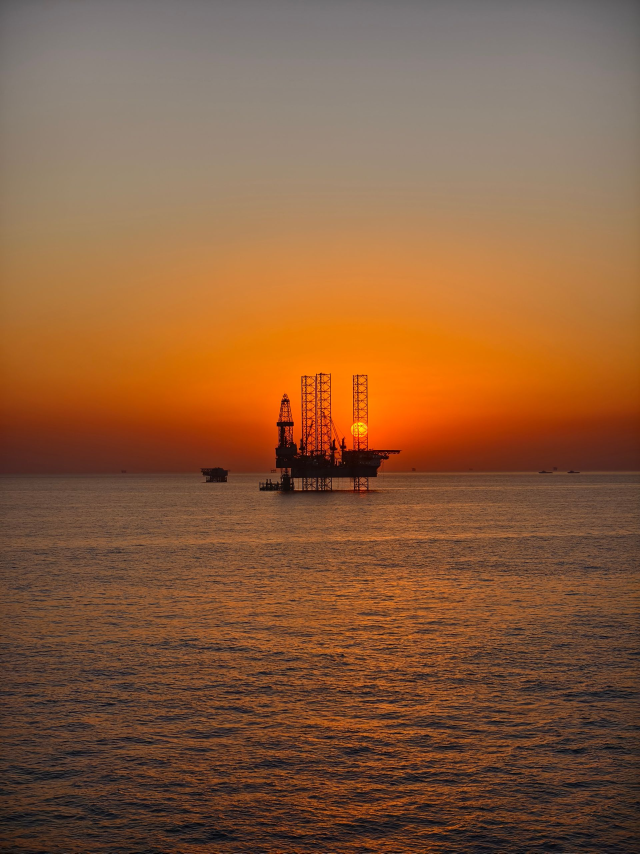
#> input picture assets/img/hero-offshore.jpg, 1920 x 2560 px (shown at 1/3 size)
$ python prepare-images.py
#> lines starting #> are read from the running program, lines starting #| are printed output that depends on the picture
"""Terk Energy: prepare the photographs for the printed profile.

Two jobs, both of which have to happen here rather than in the document's CSS.

Size. The site's images are stored whole and sized for a screen at full width.
Most of those pixels fall outside the crop on the page. Each one is cut to the
shape of the box it occupies and sized for about 200dpi there, finer than a
laser printer or a digital press resolves at these dimensions.

Grade. The site pushes every photograph through one desaturated blue-black
grade so that a set of separately sourced frames reads as a single art
direction. On the web that is a CSS filter. In a PDF it cannot be: a filtered
image can no longer be carried as the JPEG it came from, so the renderer
rasterises the whole page instead and the file goes from two megabytes to
twelve. Baking the same grade into the file keeps both the look and the size.

Run when a photograph in assets/img changes, or when a box on the page changes
shape:

    python print/prepare-images.py

Then rebuild the PDF with print/build.ps1.
"""
import colorsys
import pathlib

from PIL import Image, ImageEnhance

ROOT = pathlib.Path(__file__).resolve().parent.parent
OUT = ROOT / "print" / "img"
OUT.mkdir(exist_ok=True)

DPI = 200
MM = DPI / 25.4

WASH = (0x17, 0x29, 0x3D)   # the blue-black the site washes photographs with

# The site's two grades, from assets/css/terk.css.
#   grey, contrast, brightness, wash opacity
GRADE_STOCK = (0.66, 1.09, 0.92, 0.55)   # .ph
GRADE_OWN = (0.24, 1.04, 0.98, 0.20)     # .ph--own, Terk's own photography
GRADE_COVER = (0.85, 1.05, 0.42, 0.45)   # the cover, held right down

# filename -> (width mm, height mm, vertical focus 0 = top, grade)
# The box sizes must match the ones in company-profile.html.
PLAN = {
    "hero-offshore.jpg": (210, 297, 0.5, GRADE_COVER),
    "pipeyard.jpg": (82, 96, 0.5, GRADE_STOCK),
    "pipeline.jpg": (174, 78, 0.5, GRADE_STOCK),
    "welding.jpg": (174, 84, 0.5, GRADE_STOCK),
    "tanker-alt.jpg": (174, 84, 0.5, GRADE_STOCK),
    "advisory.jpg": (174, 84, 0.42, GRADE_OWN),
    "hsse.jpg": (174, 104, 0.30, GRADE_OWN),
}


def grade(img, grey, contrast, brightness, wash):
    """The CSS grade, applied to the pixels instead of at render time."""
    img = Image.blend(img, img.convert("L").convert("RGB"), grey)
    img = ImageEnhance.Contrast(img).enhance(contrast)
    img = ImageEnhance.Brightness(img).enhance(brightness)

    # mix-blend-mode: color, which takes hue and saturation from the wash and
    # keeps the luminosity of the photograph underneath.
    h, s, _ = colorsys.rgb_to_hsv(*[c / 255 for c in WASH])
    hue = Image.new("L", img.size, round(h * 255))
    sat = Image.new("L", img.size, round(s * 255))
    washed = Image.merge("HSV", (hue, sat, img.convert("HSV").getchannel("V"))).convert("RGB")
    return Image.blend(img, washed, wash)


def darken_down_page(img, top=0.30, bottom=0.86):
    """A vertical fall-off across the cover, so the text at the foot holds."""
    px = img.load()
    height = img.height
    for y in range(height):
        k = top + (bottom - top) * (y / (height - 1))
        k = 1 - k
        for x in range(img.width):
            r, g, b = px[x, y]
            px[x, y] = (round(r * k), round(g * k), round(b * k))
    return img


for name, (box_w, box_h, focus, params) in PLAN.items():
    img = Image.open(ROOT / "assets" / "img" / name).convert("RGB")
#> img is the input picture: PIL image 1920x2560 RGB; mean R, G, B 137, 92.5, 60.3
    target_w, target_h = round(box_w * MM), round(box_h * MM)
    target_ratio = target_w / target_h

    # Crop to the shape of the box: the same result as CSS object-fit: cover.
    if img.width / img.height > target_ratio:
        crop_w = round(img.height * target_ratio)
#> crop_w = 1810
        left = (img.width - crop_w) // 2
#> left = 55
        img = img.crop((left, 0, left + crop_w, img.height))
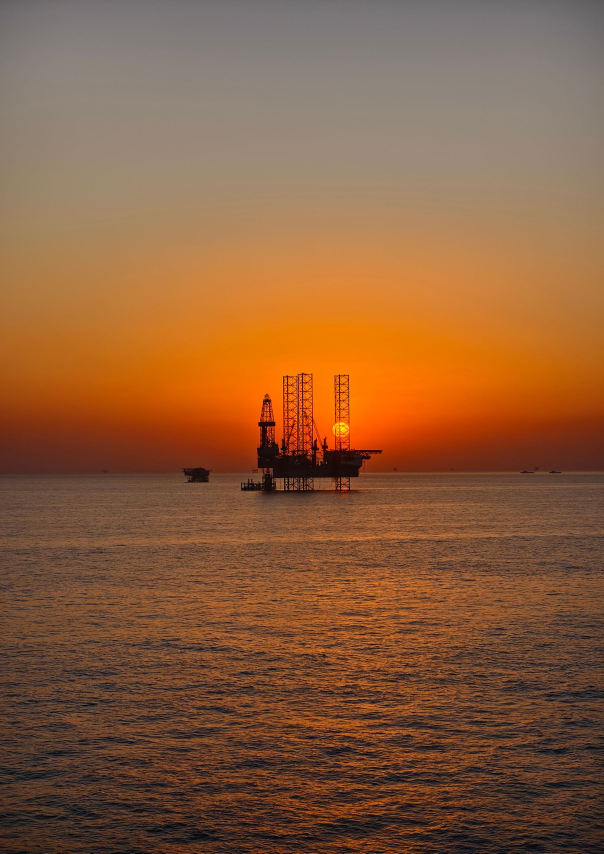
#> img: PIL image 1810x2560 RGB (shown at 1/3 size); mean R, G, B 138.5, 93.2, 60.4
    else:
        crop_h = round(img.width / target_ratio)
        top = round((img.height - crop_h) * focus)
        img = img.crop((0, top, img.width, top + crop_h))

    if img.width > target_w:
        img = img.resize((target_w, target_h), Image.LANCZOS)
#> img: PIL image 1654x2339 RGB

    img = grade(img, *params)
#> in grade, `img = Image.blend(img, img.convert("L").convert("RGB"), grey)`:
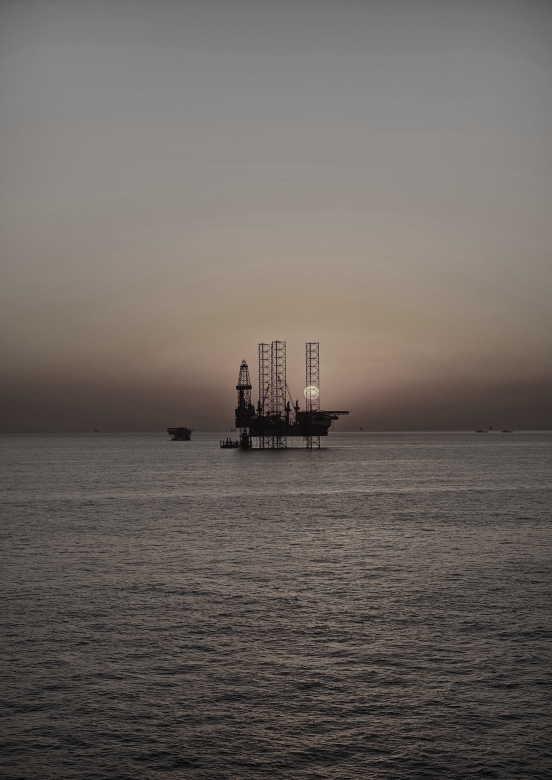
#> img: PIL image 1654x2339 RGB (shown at 1/3 size); mean R, G, B 107.9, 101, 96.2
#> in grade, `img = ImageEnhance.Brightness(img).enhance(brightness)`:
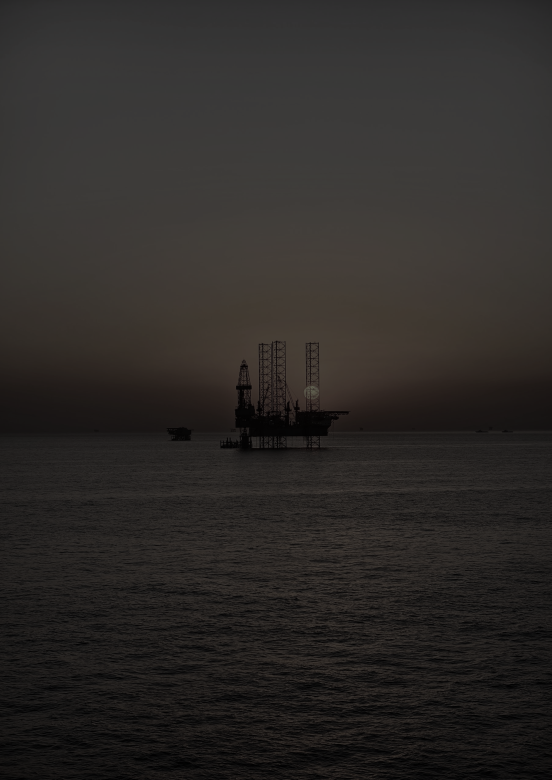
#> img: PIL image 1654x2339 RGB (shown at 1/3 size); mean R, G, B 44.7, 41.7, 39.6
#> in grade, `hue = Image.new("L", img.size, round(h * 255))`: hue: PIL image 1654x2339 L; every value is 150
#> in grade, `sat = Image.new("L", img.size, round(s * 255))`: sat: PIL image 1654x2339 L; every value is 159
#> in grade, `washed = Image.merge("HSV", (hue, sat, img.convert("HSV").getchannel("..`:
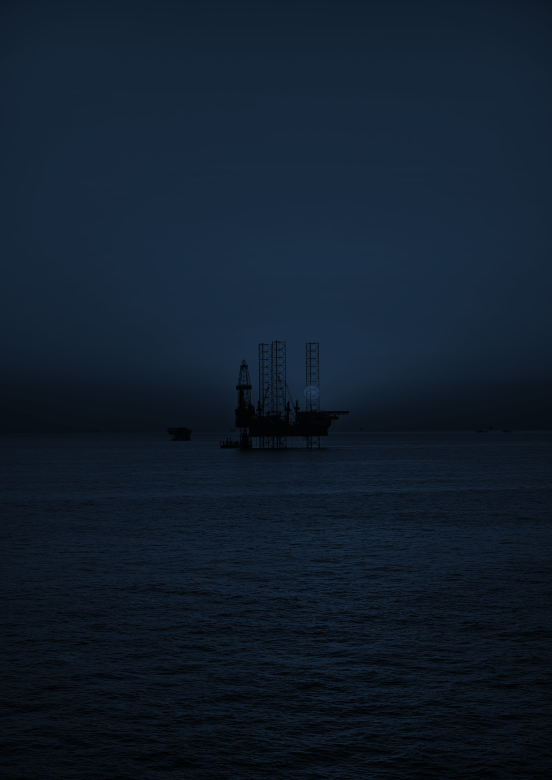
#> washed: PIL image 1654x2339 RGB (shown at 1/3 size); mean R, G, B 16.9, 30, 44.7
    if name == "hero-offshore.jpg":
        img = darken_down_page(img)
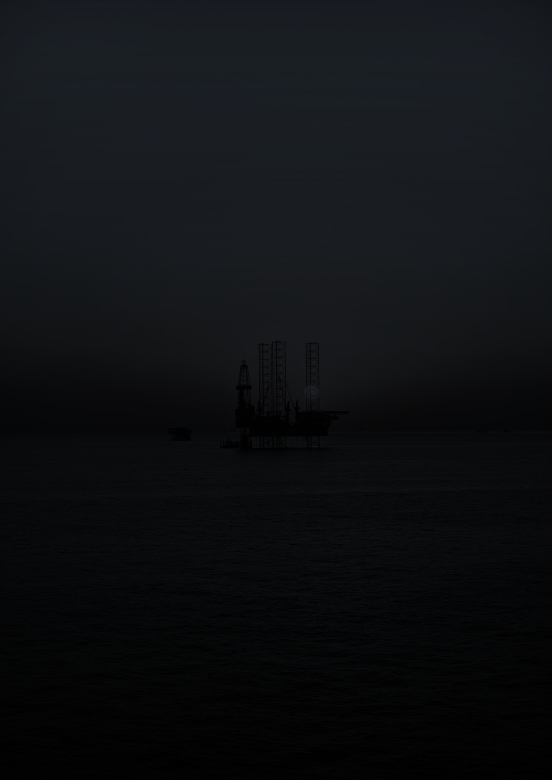
#> img: PIL image 1654x2339 RGB (shown at 1/3 size); mean R, G, B 14.7, 16.8, 19.4

    dst = OUT / name
    img.save(dst, "JPEG", quality=84, optimize=True, progressive=False)
    print(f"{name:22} {img.width:>5} x {img.height:<5} {dst.stat().st_size // 1024:>5} KB")
#| hero-offshore.jpg       1654 x 2339    132 KB
#> pass 2 of the loop `for name, (box_w, box_h, focus, params) in PLAN.items():`:
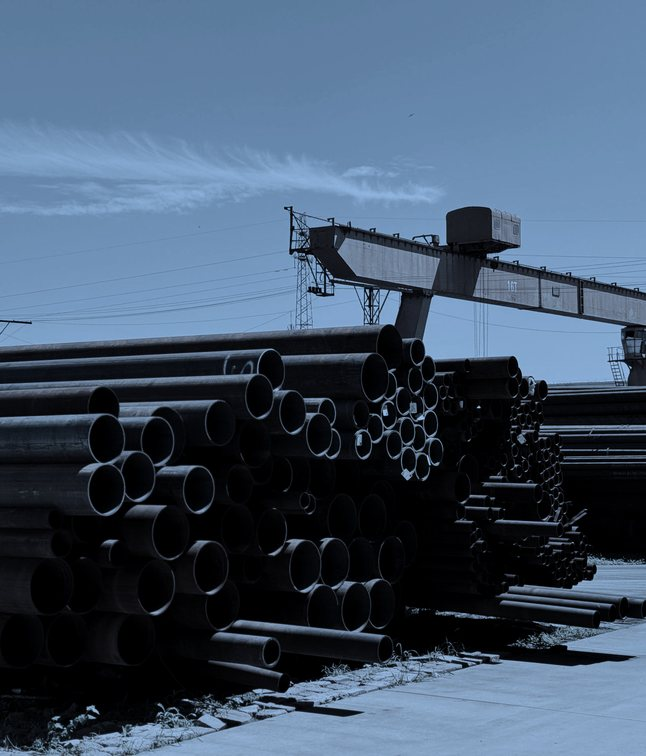
#> input picture print/img/pipeyard.jpg, 646 x 756 px, found by its file name
#> img is the input picture: PIL image 646x756 RGB; mean R, G, B 66.1, 84.1, 105.3
#> hue: PIL image 646x756 L; every value is 150
#> sat: PIL image 646x756 L; every value is 159
#> in grade (call 2), `washed = Image.merge("HSV", (hue, sat, img.convert("HSV").getchannel("..`:
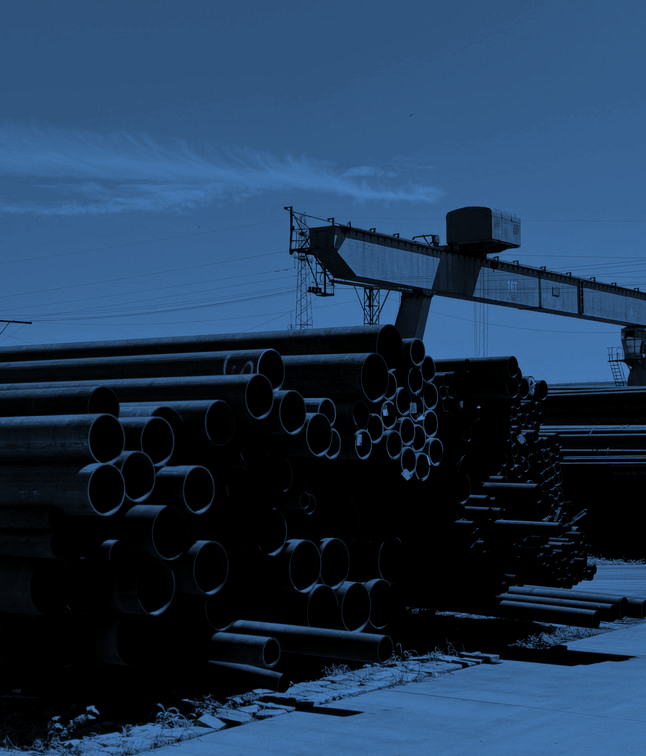
#> washed: PIL image 646x756 RGB; mean R, G, B 31.1, 55.4, 82.8
#> in grade (call 2), `return Image.blend(img, washed, wash)`:
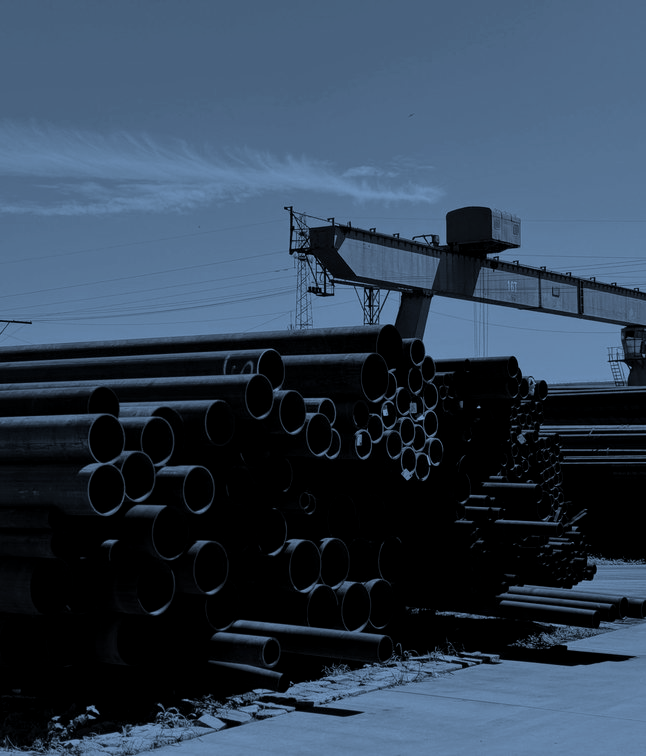
#> returned value: PIL image 646x756 RGB; mean R, G, B 48.2, 64.3, 82.8
#| pipeyard.jpg             646 x 756      68 KB
#> pass 3 of the loop `for name, (box_w, box_h, focus, params) in PLAN.items():`:
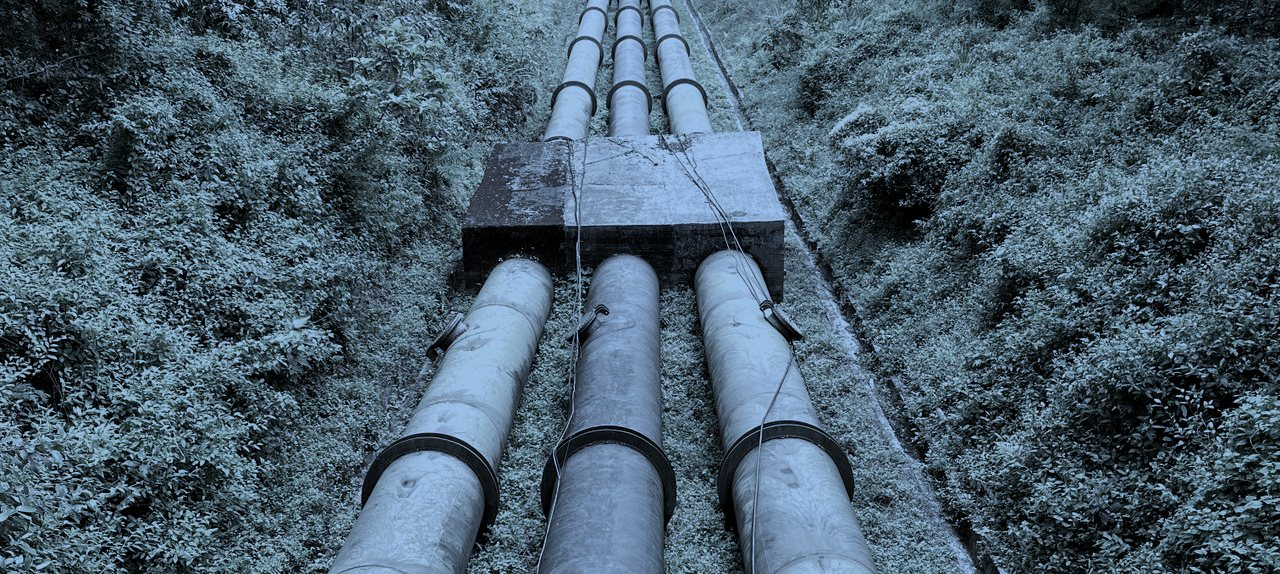
#> input picture print/img/pipeline.jpg, 1280 x 574 px, found by its file name
#> img is the input picture: PIL image 1280x574 RGB; mean R, G, B 72.9, 93.2, 108.1
#> hue: PIL image 1280x574 L; every value is 150
#> sat: PIL image 1280x574 L; every value is 159
#> in grade (call 3), `washed = Image.merge("HSV", (hue, sat, img.convert("HSV").getchannel("..`:
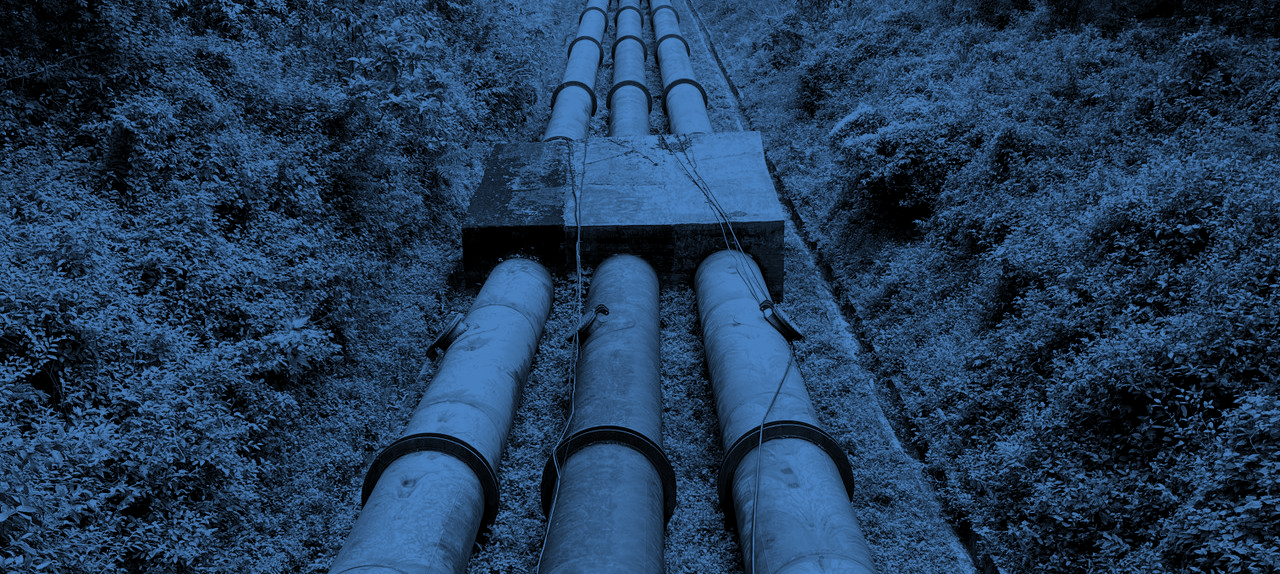
#> washed: PIL image 1280x574 RGB; mean R, G, B 32.8, 58.4, 87.2
#> in grade (call 3), `return Image.blend(img, washed, wash)`:
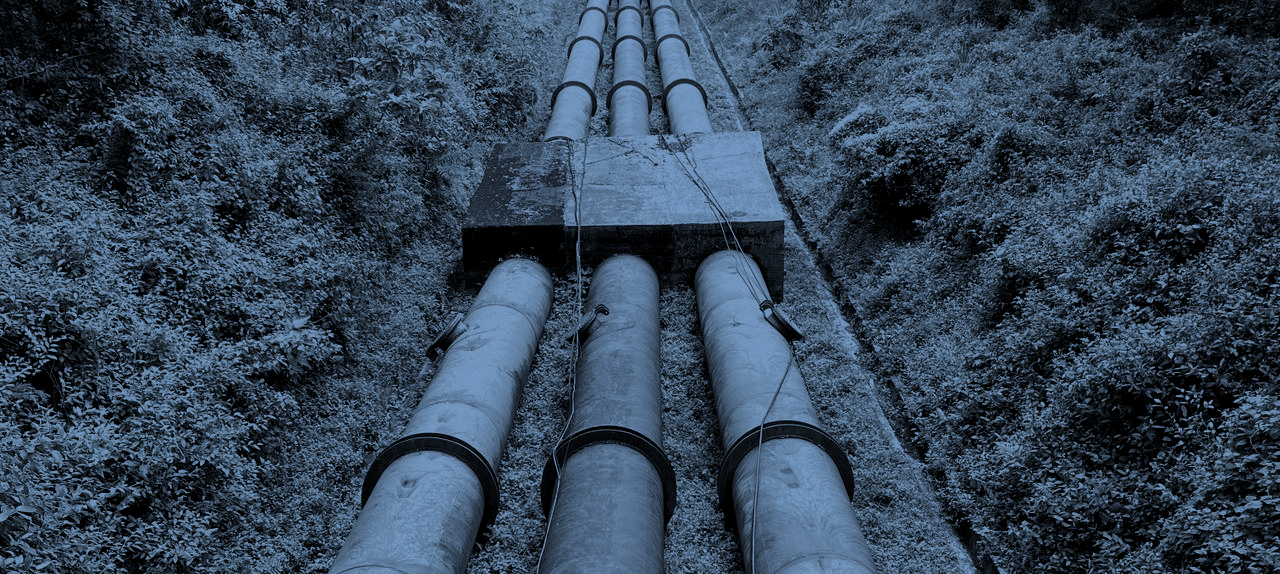
#> returned value: PIL image 1280x574 RGB; mean R, G, B 51.4, 68.7, 87.2
#| pipeline.jpg            1280 x 574     321 KB
#> (the run stopped early here; a loop or call above may not have finished)
